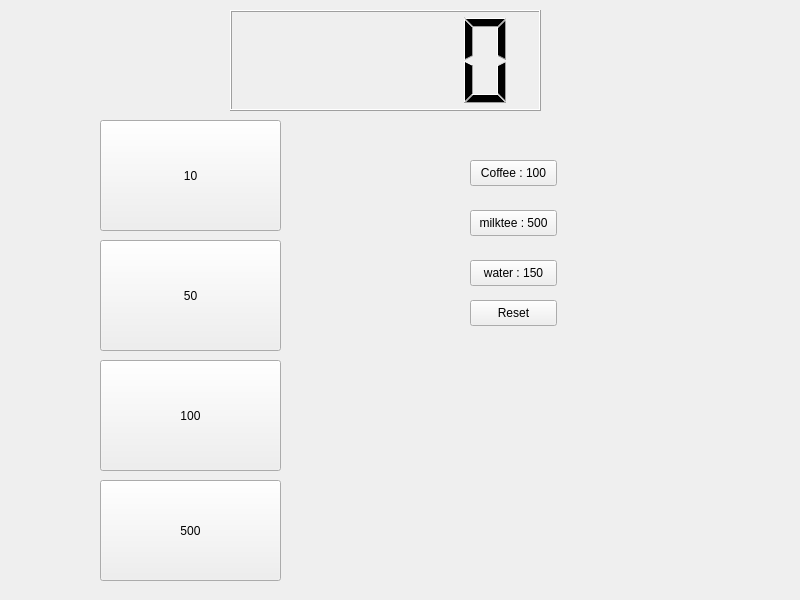
<?xml version="1.0" encoding="UTF-8"?>
<ui version="4.0">
 <class>Widget</class>
 <widget class="QWidget" name="Widget">
  <property name="geometry">
   <rect>
    <x>0</x>
    <y>0</y>
    <width>800</width>
    <height>600</height>
   </rect>
  </property>
  <property name="windowTitle">
   <string>Widget</string>
  </property>
  <widget class="QLCDNumber" name="lcdNumber">
   <property name="geometry">
    <rect>
     <x>230</x>
     <y>10</y>
     <width>311</width>
     <height>101</height>
    </rect>
   </property>
  </widget>
  <widget class="QPushButton" name="pb10">
   <property name="geometry">
    <rect>
     <x>100</x>
     <y>120</y>
     <width>181</width>
     <height>111</height>
    </rect>
   </property>
   <property name="text">
    <string>10</string>
   </property>
  </widget>
  <widget class="QPushButton" name="pb50">
   <property name="geometry">
    <rect>
     <x>100</x>
     <y>240</y>
     <width>181</width>
     <height>111</height>
    </rect>
   </property>
   <property name="text">
    <string>50</string>
   </property>
  </widget>
  <widget class="QPushButton" name="pb100">
   <property name="geometry">
    <rect>
     <x>100</x>
     <y>360</y>
     <width>181</width>
     <height>111</height>
    </rect>
   </property>
   <property name="text">
    <string>100</string>
   </property>
  </widget>
  <widget class="QPushButton" name="pb500">
   <property name="geometry">
    <rect>
     <x>100</x>
     <y>480</y>
     <width>181</width>
     <height>101</height>
    </rect>
   </property>
   <property name="text">
    <string>500</string>
   </property>
  </widget>
  <widget class="QPushButton" name="pbCoffee">
   <property name="geometry">
    <rect>
     <x>470</x>
     <y>160</y>
     <width>87</width>
     <height>26</height>
    </rect>
   </property>
   <property name="text">
    <string>Coffee : 100</string>
   </property>
  </widget>
  <widget class="QPushButton" name="pbMilkTee">
   <property name="geometry">
    <rect>
     <x>470</x>
     <y>210</y>
     <width>87</width>
     <height>26</height>
    </rect>
   </property>
   <property name="text">
    <string>milktee : 500</string>
   </property>
  </widget>
  <widget class="QPushButton" name="pbWater">
   <property name="geometry">
    <rect>
     <x>470</x>
     <y>260</y>
     <width>87</width>
     <height>26</height>
    </rect>
   </property>
   <property name="text">
    <string>water : 150</string>
   </property>
  </widget>
  <widget class="QPushButton" name="pbReset">
   <property name="geometry">
    <rect>
     <x>470</x>
     <y>300</y>
     <width>87</width>
     <height>26</height>
    </rect>
   </property>
   <property name="text">
    <string>Reset</string>
   </property>
  </widget>
 </widget>
 <resources/>
 <connections/>
</ui>
